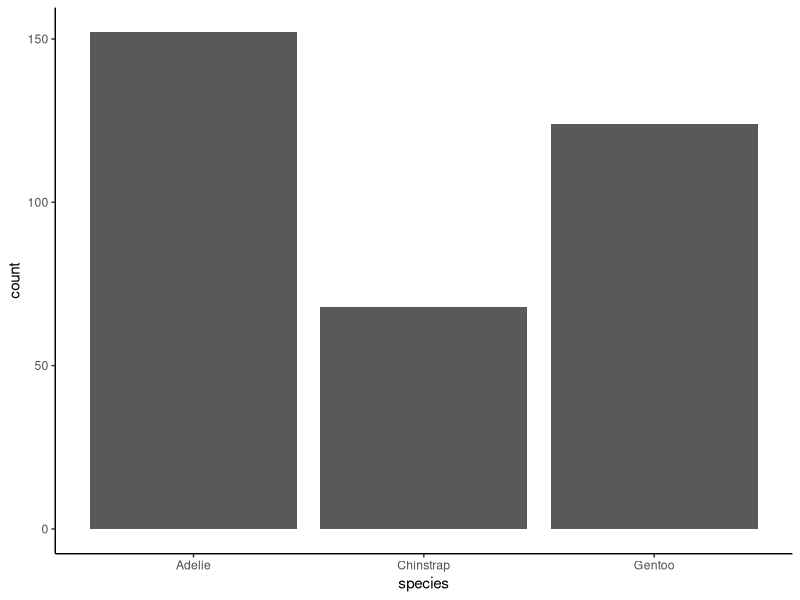

Generate this figure with R:
library(tidyverse)

library(ggplot2)

library(palmerpenguins)

theme_set(theme_classic())

ggplot(penguins) +
  aes(x = species) +
  geom_bar()